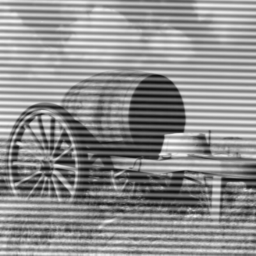
%> input picture Image Processing Exercises/exercise 1/images/car_dis.png, 256 x 256 px
$ octave exercise.m   (GNU Octave 9; MATLAB toolbox functions it lacks are replaced by stand-ins)
%> lines starting %> are read from the running program, lines starting %| are printed output that depends on the picture; in (x1, y1, x2, y2) boxes, pixels count from 0 and x2, y2 are one past the last pixel; in counts of white or black regions, pixels touching at a corner belong together; the program's own positions count from 1
% Per Arne Kjelsvik s2049201 - Exercise 1
%% Question 1
clc
close all
clear variables

im = im2double(imread('car_dis.png'));  % Read image, convert to double
%> im: size 256x256 double; min 0.0471, max 0.988, mean 0.561
IM = fft2(im);                          % Element (1,1) is origin
IM_shift = fftshift(IM);                % Element (129,129) is origin

figure;
imshow(log(abs(IM_shift)+10), []);      % Plot log of magnitude, +10 for
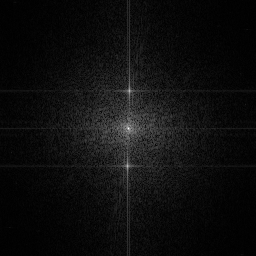
%> displayed picture: size 256x256, on the screen's scale of 0 to 255; min 0, max 255, mean 13.8
title('Log-magnitude spectrum', ...     % better visualization
    'FontSize', 26, 'Interpreter', 'latex');
xlabel('Frequency [Hz]', 'FontSize', 22, 'Interpreter', 'latex');
ylabel('Frequency [Hz]', 'FontSize', 22, 'Interpreter', 'latex');
print -r150 -dpng Imlogmag.png

figure;
imshow(im)                              % Display the image

%% Question 2
% b) Matlab expression and numerical result of index of origin
[row,col]= find(IM(1,1) == IM_shift);   % Find origin in shifted spectrum
%> row = 129; col = 129

% c) Wavelength of harmonic function
Delta   = 1;
lambda  = 7*Delta;
rho     = 1/lambda;

%% Question 3
PSF = fspecial('average', [7 1]);       % 'average' for averaging filter
imfil = imfilter(im,PSF, 'replicate');  % 'replicate' used to handle edges
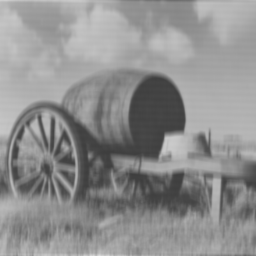
%> imfil: size 256x256 double; min 0.244, max 0.861, mean 0.561

IMfil = fft2(imfil);                    % FFT of filtered image
IMfil_shift = fftshift(IMfil);          % Shift spectrum to center

figure;
imshow(log(abs(IMfil_shift)+2), []);
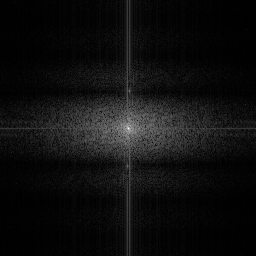
%> displayed picture: size 256x256, on the screen's scale of 0 to 255; min 0, max 255, mean 14.8
title('Log-magnitude spectrum', ...
    'FontSize', 26, 'Interpreter', 'latex');
xlabel('Frequency [Hz]', 'FontSize', 22, 'Interpreter', 'latex');
ylabel('Frequency [Hz]', 'FontSize', 22, 'Interpreter', 'latex');
print -r150 -dpng IMfillogmag.png

figure;
imshow(imfil);
imwrite(imfil,'imfil.jpg');

%% Question 4
OTF = psf2otf(PSF,[256,256]);
OTF_shift = fftshift(OTF);

figure;
imshow(abs(OTF_shift));
imagesc(abs(OTF_shift),[0 1]); colormap(gray);
title('Magnitude of OTF', ...
    'FontSize', 26, 'Interpreter', 'latex');
xlabel('Frequency [Hz]', 'FontSize', 22, 'Interpreter', 'latex');
ylabel('Frequency [Hz]', 'FontSize', 22, 'Interpreter', 'latex');
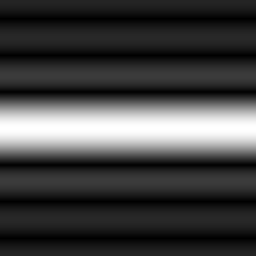
%> displayed picture: size 256x256x3, on the screen's scale of 0 to 255; min 0, max 255, mean 64.6
print -r150 -dpng OTF.png

% b) Inspect the imaginary part of the otf
max(abs(imag(OTF(:))));                 % Imaginary part equal to 0

%% Question 5
s       = 9;                            % Size of rectangular side, odd
[N,M]   = size(im);
%> N = 256; M = 256
H       = ones(size(im));
coff    = col - 1/2*N;                  % Column offset to distortion
%> coff = 1
roff    = ceil(row -(1/2*N-1/7*N));     % Row offset to distortion
%> roff = 38

% a) Matlab expressions for rstart, rend, cstart, cend
rstart  = ceil(row-roff-s/2);
%> rstart = 87
cstart  = ceil(col+coff-s/2);
%> cstart = 126
rend    = floor(row-roff+s/2);
%> rend = 95
cend    = floor(col+coff+s/2);
%> cend = 134

% b) Extend code so that symmetry requirments of H is met
% Could have used H.*flip(H) for easier calculation, but chose to do as
% below for perfect symmetry
H(rstart:rend, cstart:cend) = 0;
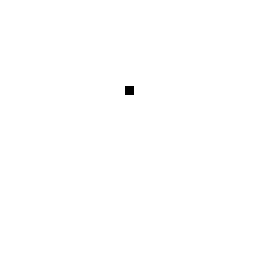
%> H: size 256x256 double; values 0 (black) and 1 (white), 99.9% white; 1 black region, box (x1, y1, x2, y2) and area: (125, 86, 134, 95) 81
H(rstart+2*roff:rend+2*roff, cstart-2*coff:cend-2*coff) = 0;
%> H: size 256x256 double; values 0 (black) and 1 (white), 99.8% white; 2 black regions, box (x1, y1, x2, y2) and area: (125, 86, 134, 95) 81, (123, 162, 132, 171) 81

% c) Apply the filter to the image
IM_H_shift = IM_shift.*H;
IM_H = ifftshift(IM_H_shift);
im_H = ifft2(IM_H);
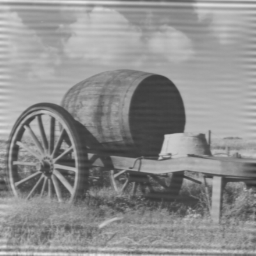
%> im_H: size 256x256 double; min 0.184, max 0.926, mean 0.561

% d) Make graphical representations of the new OTF and log-magnitude
figure;
imshow(im_H);
imwrite(im_H,'car_dis_h.png');

figure;
imshow(log(abs(IM_H_shift)+10),[]);
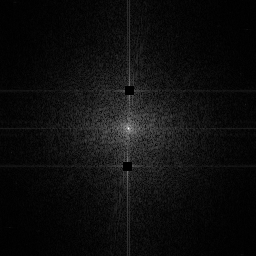
%> displayed picture: size 256x256, on the screen's scale of 0 to 255; min 0, max 255, mean 13.6
title('Log-magnitude spectrum', ...
    'FontSize', 26, 'Interpreter', 'latex');
xlabel('Frequency [Hz]', 'FontSize', 22, 'Interpreter', 'latex');
ylabel('Frequency [Hz]', 'FontSize', 22, 'Interpreter', 'latex');
print -r150 -dpng logmagOTF.png

max(abs(imag(im_H(:))))
%> ans = 0

figure;
imshow(H);
imagesc(H,[0 1]); colormap(gray);
title('Magnitude of OTF', ...
    'FontSize', 26, 'Interpreter', 'latex');
xlabel('Frequency [Hz]', 'FontSize', 22, 'Interpreter', 'latex');
ylabel('Frequency [Hz]', 'FontSize', 22, 'Interpreter', 'latex');
print -r150 -dpng OTF_manual.png
